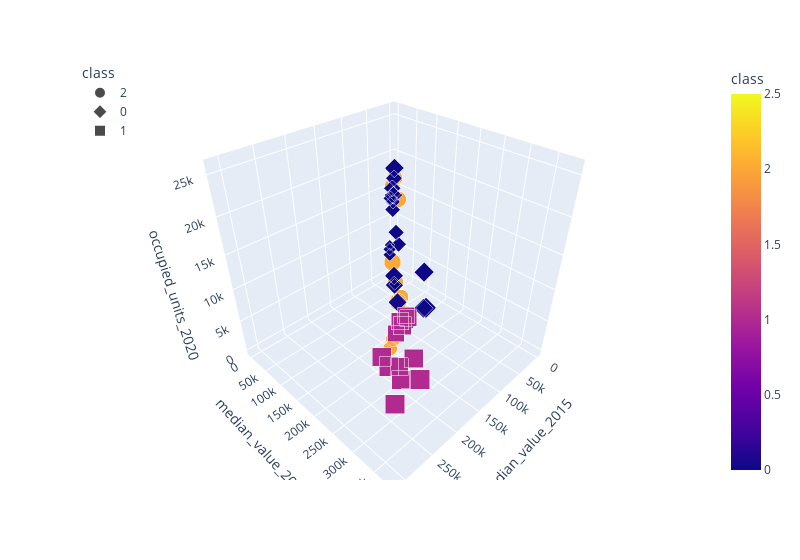

The notebook cell saved with this chart:
### Code cell
fig = px.scatter_3d(airbnb_df, x="median_value_2015", y="median_value_2020", z="occupied_units_2020", color="class", symbol="class", size= "median_value_2020", width=800)
fig.update_layout(legend=dict(x=0,y=1))
fig.show()

### Figure 1 — Plotly figure (JSON) as saved in the notebook; plotly's stock layout.template omitted (floating-point values rounded to 4 significant figures; data arrays with more than 128 entries replaced by an {"elided": "..."} marker saying what was removed)
{"data": [{"hovertemplate": "class=%{marker.color}<br>median_value_2015=%{x}<br>median_value_2020=%{marker.size}<br>occupied_units_2020=%{z}<extra></extra>", "legendgroup": "2", "marker": {"color": {"elided": "726 int values"}, "coloraxis": "coloraxis", "size": {"elided": "726 int values"}, "sizemode": "area", "sizeref": 953.2, "symbol": "circle"}, "mode": "markers", "name": "2", "scene": "scene", "showlegend": true, "type": "scatter3d", "x": {"elided": "726 int values"}, "y": {"elided": "726 int values"}, "z": {"elided": "726 int values"}}, {"hovertemplate": "class=%{marker.color}<br>median_value_2015=%{x}<br>median_value_2020=%{marker.size}<br>occupied_units_2020=%{z}<extra></extra>", "legendgroup": "0", "marker": {"color": {"elided": "881 int values"}, "coloraxis": "coloraxis", "size": {"elided": "881 int values"}, "sizemode": "area", "sizeref": 953.2, "symbol": "diamond"}, "mode": "markers", "name": "0", "scene": "scene", "showlegend": true, "type": "scatter3d", "x": {"elided": "881 int values"}, "y": {"elided": "881 int values"}, "z": {"elided": "881 int values"}}, {"hovertemplate": "class=%{marker.color}<br>median_value_2015=%{x}<br>median_value_2020=%{marker.size}<br>occupied_units_2020=%{z}<extra></extra>", "legendgroup": "1", "marker": {"color": {"elided": "500 int values"}, "coloraxis": "coloraxis", "size": {"elided": "500 int values"}, "sizemode": "area", "sizeref": 953.2, "symbol": "square"}, "mode": "markers", "name": "1", "scene": "scene", "showlegend": true, "type": "scatter3d", "x": {"elided": "500 int values"}, "y": {"elided": "500 int values"}, "z": {"elided": "500 int values"}}], "layout": {"coloraxis": {"colorbar": {"title": {"text": "class"}}, "colorscale": [[0, "#0d0887"], [0.1111, "#46039f"], [0.2222, "#7201a8"], [0.3333, "#9c179e"], [0.4444, "#bd3786"], [0.5556, "#d8576b"], [0.6667, "#ed7953"], [0.7778, "#fb9f3a"], [0.8889, "#fdca26"], [1, "#f0f921"]]}, "legend": {"itemsizing": "constant", "title": {"text": "class"}, "tracegroupgap": 0, "x": 0, "y": 1}, "margin": {"t": 60}, "scene": {"domain": {"x": [0, 1], "y": [0, 1]}, "xaxis": {"title": {"text": "median_value_2015"}}, "yaxis": {"title": {"text": "median_value_2020"}}, "zaxis": {"title": {"text": "occupied_units_2020"}}}, "width": 800}}
